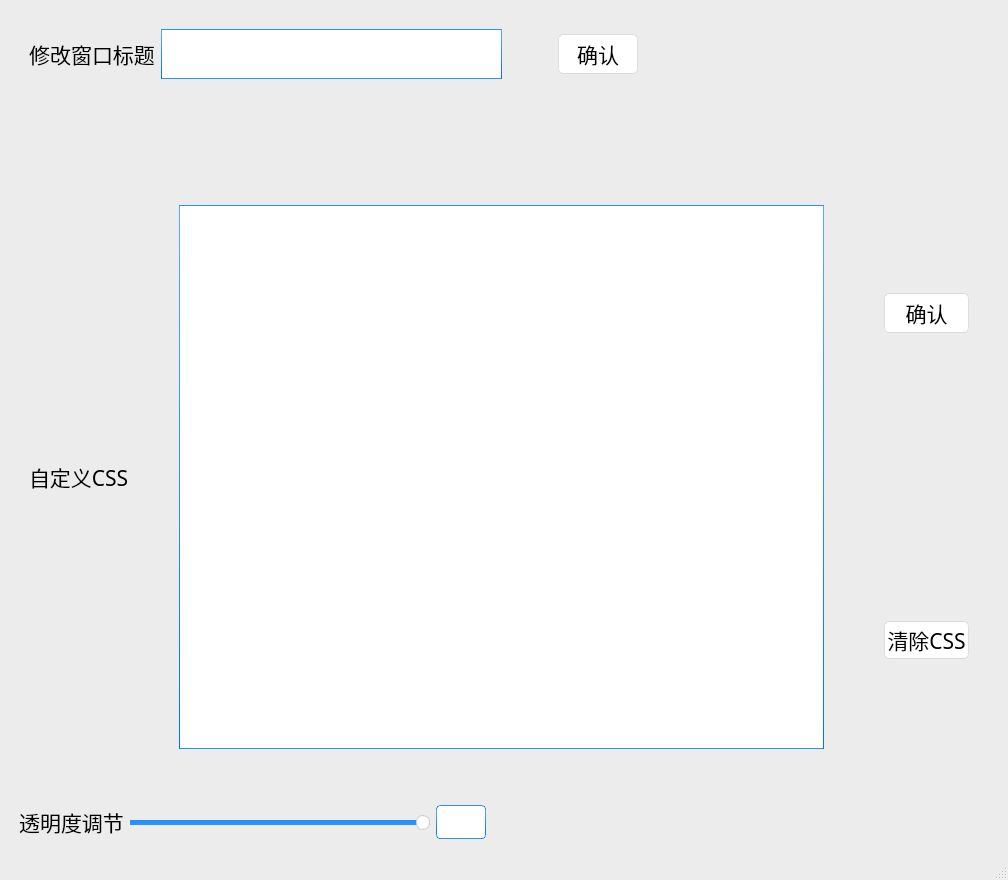
 <widget class="QMainWindow" name="ControlPanel">
  <property name="geometry">
   <rect>
    <x>0</x>
    <y>0</y>
    <width>1008</width>
    <height>880</height>
   </rect>
  </property>
  <property name="minimumSize">
   <size>
    <width>800</width>
    <height>600</height>
   </size>
  </property>
  <property name="maximumSize">
   <size>
    <width>1920</width>
    <height>1080</height>
   </size>
  </property>
  <property name="windowTitle">
   <string>MainWindow</string>
  </property>
  <property name="styleSheet">
   <string notr="true">/*
Aqua Style Sheet for QT Applications
Author: Jaime A. Quiroga P.
Company: GTRONICK
Last updated: 22/01/2019, 07:55.
Available at: https://github.com/GTRONICK/QSS/blob/master/Aqua.qss
*/
QMainWindow {
	background-color:#ececec;
}
QTextEdit {
	border-width: 1px;
	border-style: solid;
	border-color: qlineargradient(spread:pad, x1:0.5, y1:1, x2:0.5, y2:0, stop:0 rgba(0, 113, 255, 255), stop:1 rgba(91, 171, 252, 255));
}
QPlainTextEdit {
	border-width: 1px;
	border-style: solid;
	border-color: qlineargradient(spread:pad, x1:0.5, y1:1, x2:0.5, y2:0, stop:0 rgba(0, 113, 255, 255), stop:1 rgba(91, 171, 252, 255));
}
QToolButton {
	border-style: solid;
	border-top-color: qlineargradient(spread:pad, x1:0.5, y1:1, x2:0.5, y2:0, stop:0 rgb(215, 215, 215), stop:1 rgb(222, 222, 222));
	border-right-color: qlineargradient(spread:pad, x1:0, y1:0.5, x2:1, y2:0.5, stop:0 rgb(217, 217, 217), stop:1 rgb(227, 227, 227));
	border-left-color: qlineargradient(spread:pad, x1:0, y1:0.5, x2:1, y2:0.5, stop:0 rgb(227, 227, 227), stop:1 rgb(217, 217, 217));
	border-bottom-color: qlineargradient(spread:pad, x1:0.5, y1:1, x2:0.5, y2:0, stop:0 rgb(215, 215, 215), stop:1 rgb(222, 222, 222));
	border-width: 1px;
	border-radius: 5px;
	color: rgb(0,0,0);
	padding: 2px;
	background-color: rgb(255,255,255);
}
QToolButton:hover{
	border-style: solid;
	border-top-color: qlineargradient(spread:pad, x1:0.5, y1:1, x2:0.5, y2:0, stop:0 rgb(195, 195, 195), stop:1 rgb(222, 222, 222));
	border-right-color: qlineargradient(spread:pad, x1:0, y1:0.5, x2:1, y2:0.5, stop:0 rgb(197, 197, 197), stop:1 rgb(227, 227, 227));
	border-left-color: qlineargradient(spread:pad, x1:0, y1:0.5, x2:1, y2:0.5, stop:0 rgb(227, 227, 227), stop:1 rgb(197, 197, 197));
	border-bottom-color: qlineargradient(spread:pad, x1:0.5, y1:1, x2:0.5, y2:0, stop:0 rgb(195, 195, 195), stop:1 rgb(222, 222, 222));
	border-width: 1px;
	border-radius: 5px;
	color: rgb(0,0,0);
	padding: 2px;
	background-color: rgb(255,255,255);
}
QToolButton:pressed{
	border-style: solid;
	border-top-color: qlineargradient(spread:pad, x1:0.5, y1:1, x2:0.5, y2:0, stop:0 rgb(215, 215, 215), stop:1 rgb(222, 222, 222));
	border-right-color: qlineargradient(spread:pad, x1:0, y1:0.5, x2:1, y2:0.5, stop:0 rgb(217, 217, 217), stop:1 rgb(227, 227, 227));
	border-left-color: qlineargradient(spread:pad, x1:0, y1:0.5, x2:1, y2:0.5, stop:0 rgb(227, 227, 227), stop:1 rgb(217, 217, 217));
	border-bottom-color: qlineargradient(spread:pad, x1:0.5, y1:1, x2:0.5, y2:0, stop:0 rgb(215, 215, 215), stop:1 rgb(222, 222, 222));
	border-width: 1px;
	border-radius: 5px;
	color: rgb(0,0,0);
	padding: 2px;
	background-color: rgb(142,142,142);
}
QPushButton{
	border-style: solid;
	border-top-color: qlineargradient(spread:pad, x1:0.5, y1:1, x2:0.5, y2:0, stop:0 rgb(215, 215, 215), stop:1 rgb(222, 222, 222));
	border-right-color: qlineargradient(spread:pad, x1:0, y1:0.5, x2:1, y2:0.5, stop:0 rgb(217, 217, 217), stop:1 rgb(227, 227, 227));
	border-left-color: qlineargradient(spread:pad, x1:0, y1:0.5, x2:1, y2:0.5, stop:0 rgb(227, 227, 227), stop:1 rgb(217, 217, 217));
	border-bottom-color: qlineargradient(spread:pad, x1:0.5, y1:1, x2:0.5, y2:0, stop:0 rgb(215, 215, 215), stop:1 rgb(222, 222, 222));
	border-width: 1px;
	border-radius: 5px;
	color: rgb(0,0,0);
	padding: 2px;
	background-color: rgb(255,255,255);
}
QPushButton:focus
{
	border-color: #320ee5;
	border-width: 2px;
	border-radius: 5px;
}
QPushButton::default{
	border-style: solid;
	border-top-color: qlineargradient(spread:pad, x1:0.5, y1:1, x2:0.5, y2:0, stop:0 rgb(215, 215, 215), stop:1 rgb(222, 222, 222));
	border-right-color: qlineargradient(spread:pad, x1:0, y1:0.5, x2:1, y2:0.5, stop:0 rgb(217, 217, 217), stop:1 rgb(227, 227, 227));
	border-left-color: qlineargradient(spread:pad, x1:0, y1:0.5, x2:1, y2:0.5, stop:0 rgb(227, 227, 227), stop:1 rgb(217, 217, 217));
	border-bottom-color: qlineargradient(spread:pad, x1:0.5, y1:1, x2:0.5, y2:0, stop:0 rgb(215, 215, 215), stop:1 rgb(222, 222, 222));
	border-width: 1px;
	border-radius: 5px;
	color: rgb(0,0,0);
	padding: 2px;
	background-color: rgb(255,255,255);
}
QPushButton:hover{
	border-style: solid;
	border-top-color: qlineargradient(spread:pad, x1:0.5, y1:1, x2:0.5, y2:0, stop:0 rgb(195, 195, 195), stop:1 rgb(222, 222, 222));
	border-right-color: qlineargradient(spread:pad, x1:0, y1:0.5, x2:1, y2:0.5, stop:0 rgb(197, 197, 197), stop:1 rgb(227, 227, 227));
	border-left-color: qlineargradient(spread:pad, x1:0, y1:0.5, x2:1, y2:0.5, stop:0 rgb(227, 227, 227), stop:1 rgb(197, 197, 197));
	border-bottom-color: qlineargradient(spread:pad, x1:0.5, y1:1, x2:0.5, y2:0, stop:0 rgb(195, 195, 195), stop:1 rgb(222, 222, 222));
	border-width: 1px;
	border-radius: 5px;
	color: rgb(0,0,0);
	padding: 2px;
	background-color: #88bbff;
}
QPushButton:pressed{
	border-style: solid;
	border-top-color: qlineargradient(spread:pad, x1:0.5, y1:1, x2:0.5, y2:0, stop:0 rgb(215, 215, 215), stop:1 rgb(222, 222, 222));
	border-right-color: qlineargradient(spread:pad, x1:0, y1:0.5, x2:1, y2:0.5, stop:0 rgb(217, 217, 217), stop:1 rgb(227, 227, 227));
	border-left-color: qlineargradient(spread:pad, x1:0, y1:0.5, x2:1, y2:0.5, stop:0 rgb(227, 227, 227), stop:1 rgb(217, 217, 217));
	border-bottom-color: qlineargradient(spread:pad, x1:0.5, y1:1, x2:0.5, y2:0, stop:0 rgb(215, 215, 215), stop:1 rgb(222, 222, 222));
	border-width: 1px;
	border-radius: 5px;
	color: rgb(0,0,0);
	padding: 2px;
	background-color: rgb(142,142,142);
	border-width: 3px;      
	border-color: #320ee5;
}
QPushButton:disabled{
	border-style: solid;
	border-top-color: qlineargradient(spread:pad, x1:0.5, y1:1, x2:0.5, y2:0, stop:0 rgb(215, 215, 215), stop:1 rgb(222, 222, 222));
	border-right-color: qlineargradient(spread:pad, x1:0, y1:0.5, x2:1, y2:0.5, stop:0 rgb(217, 217, 217), stop:1 rgb(227, 227, 227));
	border-left-color: qlineargradient(spread:pad, x1:0, y1:0.5, x2:1, y2:0.5, stop:0 rgb(227, 227, 227), stop:1 rgb(217, 217, 217));
	border-bottom-color: qlineargradient(spread:pad, x1:0.5, y1:1, x2:0.5, y2:0, stop:0 rgb(215, 215, 215), stop:1 rgb(222, 222, 222));
	border-width: 1px;
	border-radius: 5px;
	color: #808086;
	padding: 2px;
	background-color: rgb(142,142,142);
}
QLineEdit {
	border-width: 1px; border-radius: 4px;
	border-style: solid;
	border-color: qlineargradient(spread:pad, x1:0.5, y1:1, x2:0.5, y2:0, stop:0 rgba(0, 113, 255, 255), stop:1 rgba(91, 171, 252, 255));
}
QLabel {
	color: #000000;
}
QLCDNumber {
	color: rgb(0, 113, 255, 255);
}
QProgressBar {
	text-align: center;
	color: rgb(240, 240, 240);
	border-width: 1px; 
	border-radius: 10px;
	border-color: rgb(230, 230, 230);
	border-style: solid;
	background-color:rgb(207,207,207);
}
QProgressBar::chunk {
	background-color: qlineargradient(spread:pad, x1:0.5, y1:1, x2:0.5, y2:0, stop:0 rgba(49, 147, 250, 255), stop:1 rgba(34, 142, 255, 255));
	border-radius: 10px;
}
QMenuBar {
	background-color: qlineargradient(spread:pad, x1:0.5, y1:1, x2:0.5, y2:0, stop:0 rgba(207, 209, 207, 255), stop:1 rgba(230, 229, 230, 255));
}
QMenuBar::item {
	color: #000000;
  	spacing: 3px;
  	padding: 1px 4px;
	background-color: qlineargradient(spread:pad, x1:0.5, y1:1, x2:0.5, y2:0, stop:0 rgba(207, 209, 207, 255), stop:1 rgba(230, 229, 230, 255));
}

QMenuBar::item:selected {
  	background-color: qlineargradient(spread:pad, x1:0.5, y1:1, x2:0.5, y2:0, stop:0 rgba(0, 113, 255, 255), stop:1 rgba(91, 171, 252, 255));
	color: #FFFFFF;
}
QMenu::item:selected {
	border-style: solid;
	border-top-color: transparent;
	border-right-color: transparent;
	border-left-color: qlineargradient(spread:pad, x1:0.5, y1:1, x2:0.5, y2:0, stop:0 rgba(0, 113, 255, 255), stop:1 rgba(91, 171, 252, 255));
	border-bottom-color: transparent;
	border-left-width: 2px;
	color: #000000;
	padding-left:15px;
	padding-top:4px;
	padding-bottom:4px;
	padding-right:7px;
}
QMenu::item {
	border-style: solid;
	border-top-color: transparent;
	border-right-color: transparent;
	border-left-color: transparent;
	border-bottom-color: transparent;
	border-bottom-width: 1px;
	color: #000000;
	padding-left:17px;
	padding-top:4px;
	padding-bottom:4px;
	padding-right:7px;
}
QTabWidget {
	color:rgb(0,0,0);
	background-color:#000000;
}
QTabWidget::pane {
		border-color: rgb(223,223,223);
		background-color:rgb(226,226,226);
		border-style: solid;
		border-width: 2px;
    	border-radius: 6px;
}
QTabBar::tab:first {
	border-style: solid;
	border-left-width:1px;
	border-right-width:0px;
	border-top-width:1px;
	border-bottom-width:1px;
	border-top-color: rgb(209,209,209);
	border-left-color: qlineargradient(spread:pad, x1:0.5, y1:1, x2:0.5, y2:0, stop:0 rgba(209, 209, 209, 209), stop:1 rgba(229, 229, 229, 229));
	border-bottom-color: rgb(229,229,229);
	border-top-left-radius: 4px;
	border-bottom-left-radius: 4px;
	color: #000000;
	padding: 3px;
	margin-left:0px;
	background-color: qlineargradient(spread:pad, x1:0.5, y1:1, x2:0.5, y2:0, stop:0 rgba(247, 247, 247, 255), stop:1 rgba(255, 255, 255, 255));
}
QTabBar::tab:last {
	border-style: solid;
	border-width:1px;
	border-top-color: rgb(209,209,209);
	border-left-color: qlineargradient(spread:pad, x1:0.5, y1:1, x2:0.5, y2:0, stop:0 rgba(209, 209, 209, 209), stop:1 rgba(229, 229, 229, 229));
	border-right-color: qlineargradient(spread:pad, x1:0.5, y1:1, x2:0.5, y2:0, stop:0 rgba(209, 209, 209, 209), stop:1 rgba(229, 229, 229, 229));
	border-bottom-color: rgb(229,229,229);
	border-top-right-radius: 4px;
	border-bottom-right-radius: 4px;
	color: #000000;
	padding: 3px;
	margin-left:0px;
	background-color: qlineargradient(spread:pad, x1:0.5, y1:1, x2:0.5, y2:0, stop:0 rgba(247, 247, 247, 255), stop:1 rgba(255, 255, 255, 255));
}
QTabBar::tab {
	border-style: solid;
	border-top-width:1px;
	border-bottom-width:1px;
	border-left-width:1px;
	border-top-color: rgb(209,209,209);
	border-left-color: qlineargradient(spread:pad, x1:0.5, y1:1, x2:0.5, y2:0, stop:0 rgba(209, 209, 209, 209), stop:1 rgba(229, 229, 229, 229));
	border-bottom-color: rgb(229,229,229);
	color: #000000;
	padding: 3px;
	margin-left:0px;
	background-color: qlineargradient(spread:pad, x1:0.5, y1:1, x2:0.5, y2:0, stop:0 rgba(247, 247, 247, 255), stop:1 rgba(255, 255, 255, 255));
}
QTabBar::tab:selected, QTabBar::tab:last:selected, QTabBar::tab:hover {
  	border-style: solid;
  	border-left-width:1px;
	border-right-color: transparent;
	border-top-color: rgb(209,209,209);
	border-left-color: qlineargradient(spread:pad, x1:0.5, y1:1, x2:0.5, y2:0, stop:0 rgba(209, 209, 209, 209), stop:1 rgba(229, 229, 229, 229));
	border-bottom-color: rgb(229,229,229);
	color: #FFFFFF;
	padding: 3px;
	margin-left:0px;
	background-color: qlineargradient(spread:pad, x1:0.5, y1:1, x2:0.5, y2:0, stop:0 rgba(0, 113, 255, 255), stop:1 rgba(91, 171, 252, 255));
}

QTabBar::tab:selected, QTabBar::tab:first:selected, QTabBar::tab:hover {
  	border-style: solid;
  	border-left-width:1px;
  	border-bottom-width:1px;
  	border-top-width:1px;
	border-right-color: transparent;
	border-top-color: rgb(209,209,209);
	border-left-color: qlineargradient(spread:pad, x1:0.5, y1:1, x2:0.5, y2:0, stop:0 rgba(209, 209, 209, 209), stop:1 rgba(229, 229, 229, 229));
	border-bottom-color: rgb(229,229,229);
	color: #FFFFFF;
	padding: 3px;
	margin-left:0px;
	background-color: qlineargradient(spread:pad, x1:0.5, y1:1, x2:0.5, y2:0, stop:0 rgba(0, 113, 255, 255), stop:1 rgba(91, 171, 252, 255));
}

QCheckBox {
	color: #000000;
	padding: 2px;
}
QCheckBox:disabled {
	color: #808086;
	padding: 2px;
}

QCheckBox:hover {
	border-radius:4px;
	border-style:solid;
	padding-left: 1px;
	padding-right: 1px;
	padding-bottom: 1px;
	padding-top: 1px;
	border-width:1px;
	border-color: transparent;
}
QCheckBox::indicator:checked {

	height: 10px;
	width: 10px;
	border-style:solid;
	border-width: 1px;
	border-color: qlineargradient(spread:pad, x1:0.5, y1:1, x2:0.5, y2:0, stop:0 rgba(0, 113, 255, 255), stop:1 rgba(91, 171, 252, 255));
	color: #000000;
	background-color: qlineargradient(spread:pad, x1:0.5, y1:1, x2:0.5, y2:0, stop:0 rgba(0, 113, 255, 255), stop:1 rgba(91, 171, 252, 255));
}
QCheckBox::indicator:unchecked {

	height: 10px;
	width: 10px;
	border-style:solid;
	border-width: 1px;
	border-color: qlineargradient(spread:pad, x1:0.5, y1:1, x2:0.5, y2:0, stop:0 rgba(0, 113, 255, 255), stop:1 rgba(91, 171, 252, 255));
	color: #000000;
}
QRadioButton {
	color: 000000;
	padding: 1px;
}
QRadioButton::indicator:checked {
	height: 10px;
	width: 10px;
	border-style:solid;
	border-radius:5px;
	border-width: 1px;
	border-color: qlineargradient(spread:pad, x1:0.5, y1:1, x2:0.5, y2:0, stop:0 rgba(0, 113, 255, 255), stop:1 rgba(91, 171, 252, 255));
	color: #a9b7c6;
	background-color: qlineargradient(spread:pad, x1:0.5, y1:1, x2:0.5, y2:0, stop:0 rgba(0, 113, 255, 255), stop:1 rgba(91, 171, 252, 255));
}
QRadioButton::indicator:!checked {
	height: 10px;
	width: 10px;
	border-style:solid;
	border-radius:5px;
	border-width: 1px;
	border-color: qlineargradient(spread:pad, x1:0.5, y1:1, x2:0.5, y2:0, stop:0 rgba(0, 113, 255, 255), stop:1 rgba(91, 171, 252, 255));
	color: #a9b7c6;
	background-color: transparent;
}
QStatusBar {
	color:#027f7f;
}
QSpinBox {
	border-style: solid;
	border-width: 1px;
	border-color: qlineargradient(spread:pad, x1:0.5, y1:1, x2:0.5, y2:0, stop:0 rgba(0, 113, 255, 255), stop:1 rgba(91, 171, 252, 255));
}
QDoubleSpinBox {
	border-style: solid;
	border-width: 1px;
	border-color: qlineargradient(spread:pad, x1:0.5, y1:1, x2:0.5, y2:0, stop:0 rgba(0, 113, 255, 255), stop:1 rgba(91, 171, 252, 255));
}
QTimeEdit {
	border-style: solid;
	border-width: 1px;
	border-color: qlineargradient(spread:pad, x1:0.5, y1:1, x2:0.5, y2:0, stop:0 rgba(0, 113, 255, 255), stop:1 rgba(91, 171, 252, 255));
}
QDateTimeEdit {
	border-style: solid;
	border-width: 1px;
	border-color: qlineargradient(spread:pad, x1:0.5, y1:1, x2:0.5, y2:0, stop:0 rgba(0, 113, 255, 255), stop:1 rgba(91, 171, 252, 255));
}
QDateEdit {
	border-style: solid;
	border-width: 1px;
	border-color: qlineargradient(spread:pad, x1:0.5, y1:1, x2:0.5, y2:0, stop:0 rgba(0, 113, 255, 255), stop:1 rgba(91, 171, 252, 255));
}

QToolBox {
	color: #a9b7c6;
	background-color:#000000;
}
QToolBox::tab {
	color: #a9b7c6;
	background-color:#000000;
}
QToolBox::tab:selected {
	color: #FFFFFF;
	background-color:#000000;
}
QScrollArea {
	color: #FFFFFF;
	background-color:#000000;
}
QSlider::groove:horizontal {
	height: 5px;
	background-color: qlineargradient(spread:pad, x1:0.5, y1:1, x2:0.5, y2:0, stop:0 rgba(49, 147, 250, 255), stop:1 rgba(34, 142, 255, 255));
}
QSlider::groove:vertical {
	width: 5px;
	background-color: qlineargradient(spread:pad, x1:0.5, y1:1, x2:0.5, y2:0, stop:0 rgba(49, 147, 250, 255), stop:1 rgba(34, 142, 255, 255));
}
QSlider::handle:horizontal {
	background: rgb(253,253,253);
	border-style: solid;
	border-width: 1px;
	border-color: rgb(207,207,207);
	width: 12px;
	margin: -5px 0;
	border-radius: 7px;
}
QSlider::handle:vertical {
	background: rgb(253,253,253);
	border-style: solid;
	border-width: 1px;
	border-color: rgb(207,207,207);
	height: 12px;
	margin: 0 -5px;
	border-radius: 7px;
}
QSlider::add-page:horizontal {
    background: rgb(181,181,181);
}
QSlider::add-page:vertical {
    background: rgb(181,181,181);
}
QSlider::sub-page:horizontal {
    background-color: qlineargradient(spread:pad, x1:0.5, y1:1, x2:0.5, y2:0, stop:0 rgba(49, 147, 250, 255), stop:1 rgba(34, 142, 255, 255));
}
QSlider::sub-page:vertical {
    background-color: qlineargradient(spread:pad, y1:0.5, x1:1, y2:0.5, x2:0, stop:0 rgba(49, 147, 250, 255), stop:1 rgba(34, 142, 255, 255));
}
QScrollBar:horizontal {
	max-height: 20px;
	border: 1px transparent grey;
	margin: 0px 20px 0px 20px;
}
QScrollBar:vertical {
	max-width: 20px;
	border: 1px transparent grey;
	margin: 20px 0px 20px 0px;
}
QScrollBar::handle:horizontal {
	background: rgb(253,253,253);
	border-style: solid;
	border-width: 1px;
	border-color: rgb(207,207,207);
	border-radius: 7px;
	min-width: 25px;
}
QScrollBar::handle:horizontal:hover {
	background: rgb(253,253,253);
	border-style: solid;
	border-width: 1px;
	border-color: rgb(147, 200, 200);
	border-radius: 7px;
	min-width: 25px;
}
QScrollBar::handle:vertical {
	background: rgb(253,253,253);
	border-style: solid;
	border-width: 1px;
	border-color: rgb(207,207,207);
	border-radius: 7px;
	min-height: 25px;
}
QScrollBar::handle:vertical:hover {
	background: rgb(253,253,253);
	border-style: solid;
	border-width: 1px;
	border-color: rgb(147, 200, 200);
	border-radius: 7px;
	min-height: 25px;
}
QScrollBar::add-line:horizontal {
   border: 2px transparent grey;
   border-top-right-radius: 7px;
   border-bottom-right-radius: 7px;
   background: rgba(34, 142, 255, 255);
   width: 20px;
   subcontrol-position: right;
   subcontrol-origin: margin;
}
QScrollBar::add-line:horizontal:pressed {
   border: 2px transparent grey;
   border-top-right-radius: 7px;
   border-bottom-right-radius: 7px;
   background: rgb(181,181,181);
   width: 20px;
   subcontrol-position: right;
   subcontrol-origin: margin;
}
QScrollBar::add-line:vertical {
   border: 2px transparent grey;
   border-bottom-left-radius: 7px;
   border-bottom-right-radius: 7px;
   background: rgba(34, 142, 255, 255);
   height: 20px;
   subcontrol-position: bottom;
   subcontrol-origin: margin;
}
QScrollBar::add-line:vertical:pressed {
   border: 2px transparent grey;
   border-bottom-left-radius: 7px;
   border-bottom-right-radius: 7px;
   background: rgb(181,181,181);
   height: 20px;
   subcontrol-position: bottom;
   subcontrol-origin: margin;
}
QScrollBar::sub-line:horizontal {
   border: 2px transparent grey;
   border-top-left-radius: 7px;
   border-bottom-left-radius: 7px;
   background: rgba(34, 142, 255, 255);
   width: 20px;
   subcontrol-position: left;
   subcontrol-origin: margin;
}
QScrollBar::sub-line:horizontal:pressed {
   border: 2px transparent grey;
   border-top-left-radius: 7px;
   border-bottom-left-radius: 7px;
   background: rgb(181,181,181);
   width: 20px;
   subcontrol-position: left;
   subcontrol-origin: margin;
}
QScrollBar::sub-line:vertical {
   border: 2px transparent grey;
   border-top-left-radius: 7px;
   border-top-right-radius: 7px;
   background: rgba(34, 142, 255, 255);
   height: 20px;
   subcontrol-position: top;
   subcontrol-origin: margin;
}
QScrollBar::sub-line:vertical:pressed {
   border: 2px transparent grey;
   border-top-left-radius: 7px;
   border-top-right-radius: 7px;
   background: rgb(181,181,181);
   height: 20px;
   subcontrol-position: top;
   subcontrol-origin: margin;
}
QScrollBar::left-arrow:horizontal {
   border: 1px transparent grey;
   border-top-left-radius: 3px;
   border-bottom-left-radius: 3px;
   width: 6px;
   height: 6px;
   background: white;
}
QScrollBar::right-arrow:horizontal {
   border: 1px transparent grey;
   border-top-right-radius: 3px;
   border-bottom-right-radius: 3px;
   width: 6px;
   height: 6px;
   background: white;
}
QScrollBar::up-arrow:vertical {
   border: 1px transparent grey;
   border-top-left-radius: 3px;
   border-top-right-radius: 3px;
   width: 6px;
   height: 6px;
   background: white;
}
QScrollBar::down-arrow:vertical {
   border: 1px transparent grey;
   border-bottom-left-radius: 3px;
   border-bottom-right-radius: 3px;
   width: 6px;
   height: 6px;
   background: white;
}
QScrollBar::add-page:horizontal, QScrollBar::sub-page:horizontal {
   background: none;
}
QScrollBar::add-page:vertical, QScrollBar::sub-page:vertical {
   background: none;
}
</string>
  </property>
  <widget class="QWidget" name="centralwidget">
   <layout class="QGridLayout" name="gridLayout">
    <item row="0" column="3">
     <layout class="QVBoxLayout" name="verticalLayout">
      <property name="leftMargin">
       <number>10</number>
      </property>
      <property name="topMargin">
       <number>10</number>
      </property>
      <property name="rightMargin">
       <number>10</number>
      </property>
      <property name="bottomMargin">
       <number>10</number>
      </property>
      <item>
       <layout class="QHBoxLayout" name="WindowTitle">
        <property name="sizeConstraint">
         <enum>QLayout::SetMinimumSize</enum>
        </property>
        <property name="leftMargin">
         <number>10</number>
        </property>
        <property name="topMargin">
         <number>10</number>
        </property>
        <property name="rightMargin">
         <number>10</number>
        </property>
        <property name="bottomMargin">
         <number>10</number>
        </property>
        <item>
         <widget class="QLabel" name="label_3">
          <property name="enabled">
           <bool>true</bool>
          </property>
          <property name="sizePolicy">
           <sizepolicy hsizetype="Minimum" vsizetype="Minimum">
            <horstretch>0</horstretch>
            <verstretch>0</verstretch>
           </sizepolicy>
          </property>
          <property name="maximumSize">
           <size>
            <width>200</width>
            <height>40</height>
           </size>
          </property>
          <property name="font">
           <font>
            <family>思源宋体</family>
            <pointsize>16</pointsize>
           </font>
          </property>
          <property name="text">
           <string>修改窗口标题</string>
          </property>
          <property name="alignment">
           <set>Qt::AlignCenter</set>
          </property>
         </widget>
        </item>
        <item>
         <widget class="QTextEdit" name="titleEdit">
          <property name="enabled">
           <bool>true</bool>
          </property>
          <property name="maximumSize">
           <size>
            <width>400</width>
            <height>50</height>
           </size>
          </property>
          <property name="font">
           <font>
            <family>思源宋体</family>
            <pointsize>16</pointsize>
            <weight>75</weight>
            <bold>true</bold>
           </font>
          </property>
          <property name="cursor" stdset="0">
           <cursorShape>IBeamCursor</cursorShape>
          </property>
          <property name="layoutDirection">
           <enum>Qt::LeftToRight</enum>
          </property>
         </widget>
        </item>
        <item>
         <spacer name="horizontalSpacer_3">
          <property name="orientation">
           <enum>Qt::Horizontal</enum>
          </property>
          <property name="sizeType">
           <enum>QSizePolicy::Fixed</enum>
          </property>
          <property name="sizeHint" stdset="0">
           <size>
            <width>50</width>
            <height>20</height>
           </size>
          </property>
         </spacer>
        </item>
        <item>
         <widget class="QPushButton" name="titleEditConfirm">
          <property name="minimumSize">
           <size>
            <width>80</width>
            <height>40</height>
           </size>
          </property>
          <property name="maximumSize">
           <size>
            <width>16777215</width>
            <height>40</height>
           </size>
          </property>
          <property name="font">
           <font>
            <family>思源宋体</family>
            <pointsize>16</pointsize>
           </font>
          </property>
          <property name="cursor">
           <cursorShape>PointingHandCursor</cursorShape>
          </property>
          <property name="text">
           <string>确认</string>
          </property>
         </widget>
        </item>
        <item>
         <spacer name="horizontalSpacer_2">
          <property name="orientation">
           <enum>Qt::Horizontal</enum>
          </property>
          <property name="sizeHint" stdset="0">
           <size>
            <width>40</width>
            <height>20</height>
           </size>
          </property>
         </spacer>
        </item>
       </layout>
      </item>
      <item>
       <spacer name="verticalSpacer">
        <property name="orientation">
         <enum>Qt::Vertical</enum>
        </property>
        <property name="sizeType">
         <enum>QSizePolicy::Maximum</enum>
        </property>
        <property name="sizeHint" stdset="0">
         <size>
          <width>20</width>
          <height>100</height>
         </size>
        </property>
       </spacer>
      </item>
      <item>
       <layout class="QHBoxLayout" name="CSS">
        <property name="spacing">
         <number>50</number>
        </property>
        <property name="leftMargin">
         <number>10</number>
        </property>
        <property name="topMargin">
         <number>10</number>
        </property>
        <property name="rightMargin">
         <number>10</number>
        </property>
        <property name="bottomMargin">
         <number>10</number>
        </property>
        <item>
         <widget class="QLabel" name="label_2">
          <property name="font">
           <font>
            <family>思源宋体</family>
            <pointsize>16</pointsize>
            <weight>50</weight>
            <bold>false</bold>
           </font>
          </property>
          <property name="text">
           <string>自定义CSS</string>
          </property>
         </widget>
        </item>
        <item>
         <widget class="QPlainTextEdit" name="cssEdit">
          <property name="minimumSize">
           <size>
            <width>250</width>
            <height>20</height>
           </size>
          </property>
          <property name="font">
           <font>
            <family>思源宋体</family>
            <pointsize>12</pointsize>
           </font>
          </property>
         </widget>
        </item>
        <item>
         <layout class="QVBoxLayout" name="css_buttons">
          <property name="leftMargin">
           <number>10</number>
          </property>
          <property name="topMargin">
           <number>10</number>
          </property>
          <property name="rightMargin">
           <number>10</number>
          </property>
          <property name="bottomMargin">
           <number>10</number>
          </property>
          <item>
           <spacer name="verticalSpacer_4">
            <property name="orientation">
             <enum>Qt::Vertical</enum>
            </property>
            <property name="sizeType">
             <enum>QSizePolicy::Maximum</enum>
            </property>
            <property name="sizeHint" stdset="0">
             <size>
              <width>20</width>
              <height>40</height>
             </size>
            </property>
           </spacer>
          </item>
          <item>
           <widget class="QPushButton" name="cssEditConfirm">
            <property name="maximumSize">
             <size>
              <width>16777215</width>
              <height>40</height>
             </size>
            </property>
            <property name="font">
             <font>
              <family>思源宋体</family>
              <pointsize>16</pointsize>
             </font>
            </property>
            <property name="cursor">
             <cursorShape>PointingHandCursor</cursorShape>
            </property>
            <property name="styleSheet">
             <string notr="true"/>
            </property>
            <property name="text">
             <string>确认</string>
            </property>
           </widget>
          </item>
          <item>
           <spacer name="verticalSpacer_3">
            <property name="orientation">
             <enum>Qt::Vertical</enum>
            </property>
            <property name="sizeType">
             <enum>QSizePolicy::Maximum</enum>
            </property>
            <property name="sizeHint" stdset="0">
             <size>
              <width>20</width>
              <height>200</height>
             </size>
            </property>
           </spacer>
          </item>
          <item>
           <widget class="QPushButton" name="clearcss">
            <property name="font">
             <font>
              <family>思源宋体</family>
              <pointsize>16</pointsize>
             </font>
            </property>
            <property name="text">
             <string>清除CSS</string>
            </property>
           </widget>
          </item>
          <item>
           <spacer name="verticalSpacer_5">
            <property name="orientation">
             <enum>Qt::Vertical</enum>
            </property>
            <property name="sizeType">
             <enum>QSizePolicy::Maximum</enum>
            </property>
            <property name="sizeHint" stdset="0">
             <size>
              <width>20</width>
              <height>40</height>
             </size>
            </property>
           </spacer>
          </item>
         </layout>
        </item>
       </layout>
      </item>
      <item>
       <spacer name="verticalSpacer_2">
        <property name="orientation">
         <enum>Qt::Vertical</enum>
        </property>
        <property name="sizeType">
         <enum>QSizePolicy::Minimum</enum>
        </property>
        <property name="sizeHint" stdset="0">
         <size>
          <width>20</width>
          <height>40</height>
         </size>
        </property>
       </spacer>
      </item>
      <item>
       <layout class="QHBoxLayout" name="transparent">
        <item>
         <widget class="QLabel" name="label">
          <property name="minimumSize">
           <size>
            <width>100</width>
            <height>0</height>
           </size>
          </property>
          <property name="font">
           <font>
            <family>思源宋体</family>
            <pointsize>16</pointsize>
           </font>
          </property>
          <property name="text">
           <string>透明度调节</string>
          </property>
          <property name="alignment">
           <set>Qt::AlignCenter</set>
          </property>
         </widget>
        </item>
        <item>
         <widget class="QSlider" name="transparentEdit">
          <property name="maximumSize">
           <size>
            <width>300</width>
            <height>30</height>
           </size>
          </property>
          <property name="font">
           <font>
            <family>..黑体UI-日本语</family>
            <pointsize>11</pointsize>
           </font>
          </property>
          <property name="maximum">
           <number>100</number>
          </property>
          <property name="value">
           <number>100</number>
          </property>
          <property name="orientation">
           <enum>Qt::Horizontal</enum>
          </property>
         </widget>
        </item>
        <item>
         <widget class="QLineEdit" name="transparentNum">
          <property name="maximumSize">
           <size>
            <width>50</width>
            <height>40</height>
           </size>
          </property>
          <property name="font">
           <font>
            <family>..黑体UI-日本语</family>
            <pointsize>16</pointsize>
           </font>
          </property>
         </widget>
        </item>
        <item>
         <spacer name="horizontalSpacer">
          <property name="orientation">
           <enum>Qt::Horizontal</enum>
          </property>
          <property name="sizeHint" stdset="0">
           <size>
            <width>40</width>
            <height>20</height>
           </size>
          </property>
         </spacer>
        </item>
       </layout>
      </item>
     </layout>
    </item>
   </layout>
  </widget>
  <widget class="QMenuBar" name="menubar">
   <property name="geometry">
    <rect>
     <x>0</x>
     <y>0</y>
     <width>1008</width>
     <height>20</height>
    </rect>
   </property>
  </widget>
  <widget class="QStatusBar" name="statusbar"/>
 </widget>
